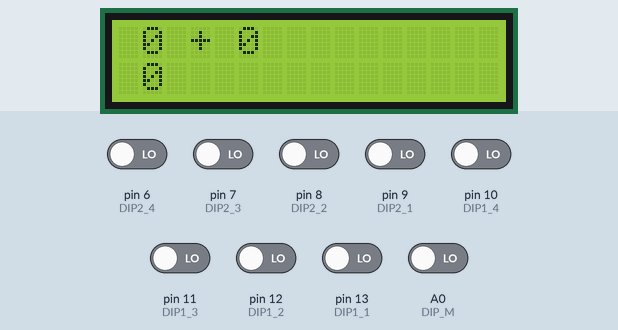
Recording of a sketch running on a simulated Arduino Uno, built with avr-gcc and run on an emulated ATmega328P. On the bench: 16×2 character LCD. Inputs (shaded band) come from the test bench; at power-on: A0 (DIP_M), pin 6 (DIP2_4), pin 7 (DIP2_3), pin 8 (DIP2_2), pin 9 (DIP2_1), pin 10 (DIP1_4), pin 11 (DIP1_3), pin 12 (DIP1_2), pin 13 (DIP1_1) LOW.

Above: at 1.2 s.
1.3 s: A0 (DIP_M) driven HIGH
3.5 s: pin 6 (DIP2_4) driven HIGH
At 5.2 s:
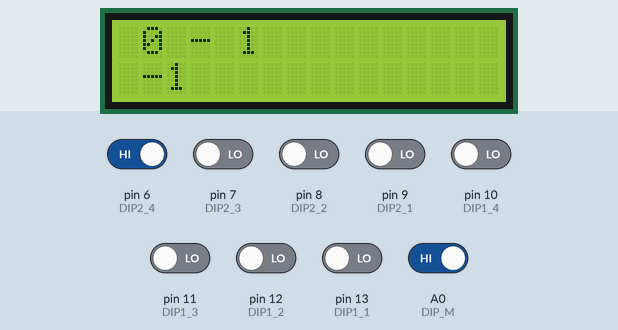
5.5 s: pin 7 (DIP2_3) driven HIGH
At 7.2 s:
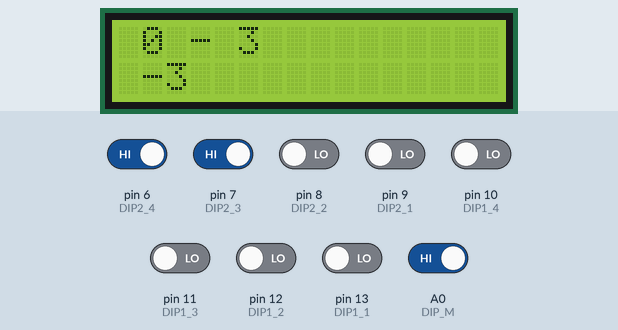
7.5 s: pin 8 (DIP2_2) driven HIGH
At 9.1 s:
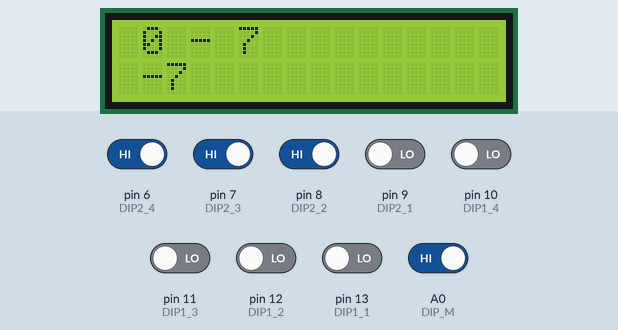
9.6 s: pin 9 (DIP2_1) driven HIGH
At 10.9 s:
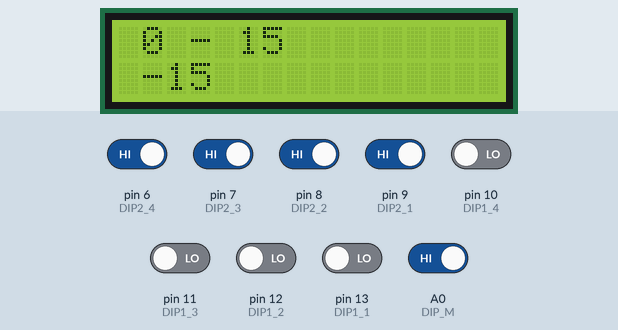
11.6 s: pin 10 (DIP1_4) driven HIGH
At 12.7 s:
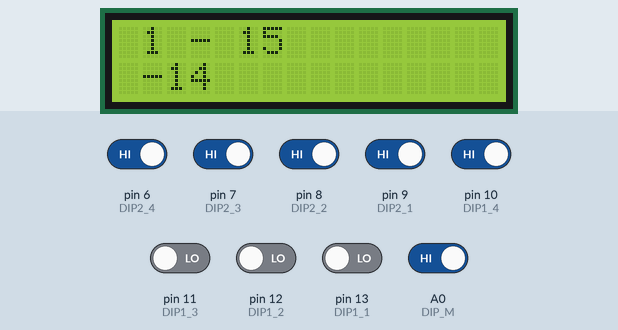
Timing chart, 0 to 14.6 s (numbered marks = the images above; inputs shaded):
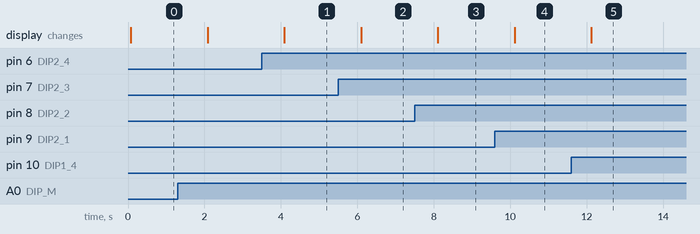

The sketch:

ingenious_elzing_densor1.ino
```cpp
#include <LiquidCrystal.h>

#define NU_BITS 4

#define DIP1_1 13
#define DIP1_2 12
#define DIP1_3 11
#define DIP1_4 10

#define DIP2_1 9
#define DIP2_2 8
#define DIP2_3 7
#define DIP2_4 6

#define DIP_M A0

#define LCD_RS 4
#define LCD_Enable 5
#define LCD_D4 0
#define LCD_D5 1
#define LCD_D6 2
#define LCD_D7 3


bool getSaida(bool, bool, bool, bool);
bool getTrasposicaoSaida(bool, bool, bool, bool);

LiquidCrystal lcd(
  LCD_RS,
  LCD_Enable,
  LCD_D4,
  LCD_D5,
  LCD_D6,
  LCD_D7
);


void setup()
{

  	pinMode(DIP1_1, INPUT);
  	pinMode(DIP1_2, INPUT);
  	pinMode(DIP1_3, INPUT);
  	pinMode(DIP1_4, INPUT);


  	pinMode(DIP2_1, INPUT);
  	pinMode(DIP2_2, INPUT);
  	pinMode(DIP2_3, INPUT);
  	pinMode(DIP2_4, INPUT);


  	pinMode(DIP_M, INPUT);


    lcd.begin(16, 2);
  	lcd.print("SOM/SUB COMPLETO");
  	delay(10);
}


void loop()
{
  int i, entradaA, entradaB, resposta = 0;
  bool transpSaida = 0;
  byte DIP1Portas[] = {DIP1_1, DIP1_2, DIP1_3, DIP1_4};
  byte DIP2Portas[] = {DIP2_1, DIP2_2, DIP2_3, DIP2_4};
  bool DIP1[NU_BITS], DIP2[NU_BITS], M, RESP[NU_BITS + 1];

  M = digitalRead(DIP_M);

  for (i = 0; i < NU_BITS; i++) {
  	DIP1[i] = digitalRead(DIP1Portas[i]);
  	DIP2[i] = digitalRead(DIP2Portas[i]);
  }

  for (i = 0; i < NU_BITS; i++) {
   	int pos = NU_BITS - i - 1;
  	RESP[i] = getSaida(M, DIP1[pos], DIP2[pos], transpSaida);
    transpSaida = getTrasposicaoSaida(M, DIP1[pos], DIP2[pos], transpSaida);
  }

  RESP[4] = getSaida(M, 0, 0, transpSaida);

  entradaA = converteBoolParaInteiro(DIP1);
  entradaB = converteBoolParaInteiro(DIP2);

  if (RESP[4]) resposta += 16;
  if (RESP[3]) resposta += 8;
  if (RESP[2]) resposta += 4;
  if (RESP[1]) resposta += 2;
  if (RESP[0]) resposta += 1;

  lcd.clear();
  lcd.setCursor(1, 0);
  lcd.print(entradaA);

  if (M) {
    lcd.print(" - ");

    if(entradaA < entradaB) {
    	resposta -= 32;
    }
  } else {
    lcd.print(" + ");
  }

  lcd.print(entradaB);

  lcd.setCursor(1, 1);
  lcd.print(resposta);

  delay(1000);
}


bool getSaida(bool M, bool A, bool B, bool Te) {
	return (A && !B && !Te)
      || (!A && !B && Te)
      || (A && B && Te)
      || (!A && B && !Te);
}


bool getTrasposicaoSaida(bool M, bool A, bool B, bool Te) {
  return (B && Te)
    || (!M && A && B)
    || (!M && A && Te)
    || (M && !A && B)
    || (M && !A && Te);
}


int converteBoolParaInteiro(bool *valores) {
  int resp = 0;

  if (valores[0]) resp += 8;
  if (valores[1]) resp += 4;
  if (valores[2]) resp += 2;
  if (valores[3]) resp += 1;

  return resp;
}
```

Measured:
- after the input at 3.5 s, the display: changes after 0.59 s (image 1)
- after the input at 5.5 s, the display: changes after 0.60 s (image 2)
- after the input at 7.5 s, the display: changes after 0.61 s (image 3)
- after the input at 9.6 s, the display: changes after 0.51 s (image 4)
- after the input at 11.6 s, the display: changes after 0.52 s (image 5)
